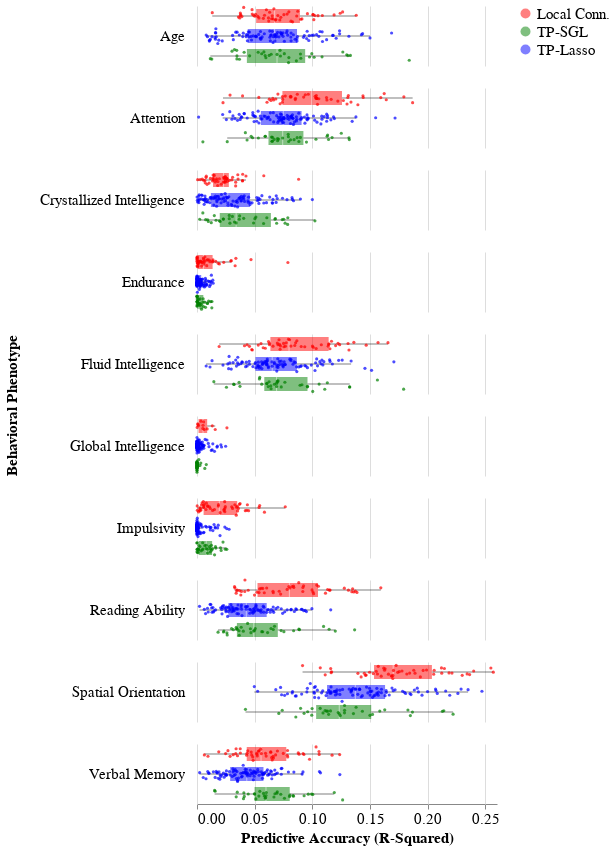

Notebook source saved alongside this figure:
### Code cell
import altair as alt
import pandas as pd

combined_val_df = pd.read_csv('predictive_accuracy.csv')

x_axis_labels = ['Age', 'Crystallized Intelligence', 'Fluid Intelligence', 
                 'Global Intelligence', 'Impulsivity', 'Endurance', 'Verbal Memory', 
                 'Reading Ability', 'Attention', 'Spatial Orientation']

combined_val_df['variable'] = combined_val_df['variable'].map(
    {category: label for category, label in zip(combined_val_df['variable'].unique(), x_axis_labels)}
)

algos = ["Local Conn.", "TP-SGL", "TP-Lasso"]

combined_val_df.data = combined_val_df.data.replace({
    "lc": algos[0],
    "tract-sgl": algos[1],
    "tracts": algos[2]})

box_plot = alt.Chart(combined_val_df).mark_boxplot(opacity=0.5, outliers=False).encode(
    y=alt.Y('data:N', axis=None),
    x=alt.X('value:Q', title='Predictive Accuracy (R-Squared)'),
    color=alt.Color('data:N', legend=alt.Legend(title=""),
                    scale=alt.Scale(domain=algos, range=["red", "green", "blue"])),
)

points = alt.Chart(combined_val_df).mark_point(size=10, filled=True).encode(
    y=alt.Y('data:N'),
    x=alt.X('value:Q'),
    yOffset="jitter:Q",
    color=alt.Color('data:N'),
).transform_calculate(
    jitter="sqrt(-2*log(random()))*cos(2*PI*random())"
)

combined_chart = (box_plot + points)

font_size = 15

combined_chart = combined_chart.facet(
    row=alt.Row(
        "variable",
        title='Behavioral Phenotype',
        header=alt.Header(
            labelFontSize=font_size,
            titleFontSize=font_size,
            labelAngle=0,
            labelPadding=10,
            labelAlign='left'))
)

final_chart = combined_chart.configure_view(
    strokeWidth=0
).configure_axis(
    labelFontSize=font_size,
    titleFontSize=font_size,
    labelLimit=0
).configure_title(
    fontSize=font_size
).configure_legend(
    labelFontSize=font_size,
    titleFontSize=font_size
)

final_chart.save('lc_vs_tract-lasso-sgl.png', ppi=300)
final_chart

### Figure 1 — Vega-Lite specification as saved in the notebook (floating-point values rounded to 4 significant figures; data arrays with more than 128 entries replaced by an {"elided": "..."} marker saying what was removed)
{"config": {"view": {"continuousWidth": 300, "continuousHeight": 300, "strokeWidth": 0}, "axis": {"labelFontSize": 15, "labelLimit": 0, "titleFontSize": 15}, "legend": {"labelFontSize": 15, "titleFontSize": 15}, "title": {"fontSize": 15}}, "data": {"name": "data-0f107b12213ed1cdb7c61348ce622b1c"}, "facet": {"row": {"field": "variable", "header": {"labelAlign": "left", "labelAngle": 0, "labelFontSize": 15, "labelPadding": 10, "titleFontSize": 15}, "title": "Behavioral Phenotype", "type": "nominal"}}, "spec": {"layer": [{"mark": {"type": "boxplot", "opacity": 0.5, "outliers": false}, "encoding": {"color": {"field": "data", "legend": {"title": ""}, "scale": {"domain": ["Local Conn.", "TP-SGL", "TP-Lasso"], "range": ["red", "green", "blue"]}, "type": "nominal"}, "x": {"field": "value", "title": "Predictive Accuracy (R-Squared)", "type": "quantitative"}, "y": {"axis": null, "field": "data", "type": "nominal"}}}, {"mark": {"type": "point", "filled": true, "size": 10}, "encoding": {"color": {"field": "data", "type": "nominal"}, "x": {"field": "value", "type": "quantitative"}, "y": {"field": "data", "type": "nominal"}, "yOffset": {"field": "jitter", "type": "quantitative"}}, "transform": [{"calculate": "sqrt(-2*log(random()))*cos(2*PI*random())", "as": "jitter"}]}]}, "$schema": "https://vega.github.io/schema/vega-lite/v5.16.3.json", "datasets": {"data-0f107b12213ed1cdb7c61348ce622b1c": {"elided": "1860 records"}}}
